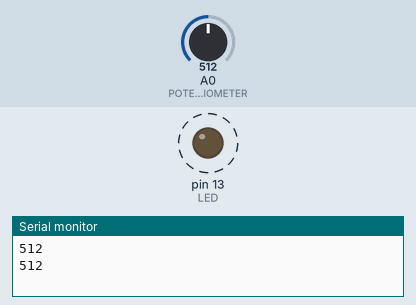
Recording of a sketch running on a simulated Arduino Uno, built with avr-gcc and run on an emulated ATmega328P. Parts: output pins drawn as LEDs (lit = HIGH), the last lines printed to the serial monitor. Dashed ring = blinking. The test bench sets the inputs (shaded band); at power-on: A0 (POTENTIOMETER) = 512.

Above: at 1.8 s.
1.9 s: A0 (POTENTIOMETER) set to 306
At 2.2 s:
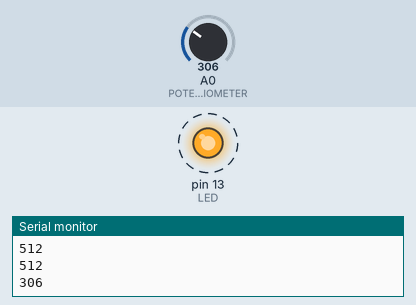
5.4 s: A0 (POTENTIOMETER) set to 122
At 5.56 s:
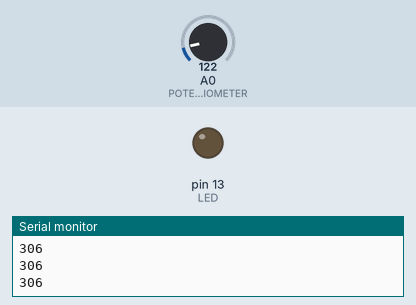
Timing chart, 0 to 14.9 s (numbered marks = the images above; inputs shaded):
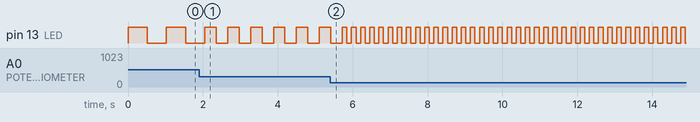

The sketch:

Blink2.ino
```cpp
#define POTENTIOMETER 0  // Physical pin 13 = tiny24 pin (D  0)
#define LED 13    // Physical pin 7 = tiny24 pin (D  6)

int potValue = 0;

void setup() {
  pinMode(LED, OUTPUT);
  Serial.begin(9600);

}


void loop() {
  potValue = analogRead(POTENTIOMETER);
    Serial.println(potValue);


    analogWrite(LED, 128);   // turn the LED on (HIGH is the voltage level)
    delay(potValue);
  digitalWrite(LED, LOW);    // turn the LED off by making the voltage LOW
    delay(potValue);

}
```

Measured:
- after the input at 1.9 s, pin 13 (LED): alternates HIGH for 0.31 s and LOW for 0.31 s, starting after 0.46 s
- by itself, pin 13 (LED): alternates HIGH for 0.51 s and LOW for 0.51 s
